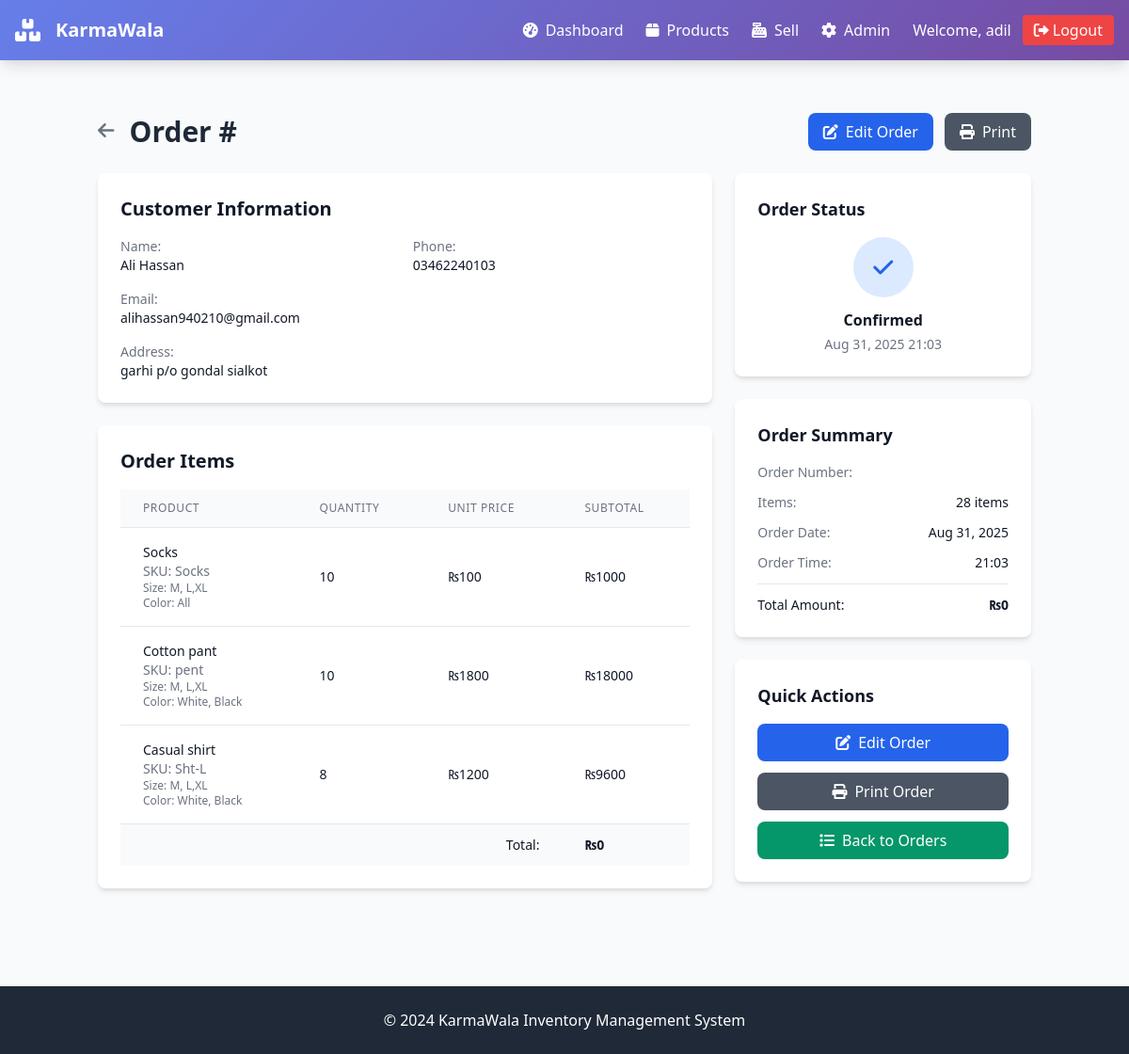
The page /products/orders/1/ (signed in) on the database its author committed.
### inventory/models.py (models this page shows, shortened)
class Order(models.Model):
    STATUS_CHOICES = [
        ('pending', 'Pending'),
        ('confirmed', 'Confirmed'),
        ('processing', 'Processing'),
        ('shipped', 'Shipped'),
        ('delivered', 'Delivered'),
        ('cancelled', 'Cancelled'),
    ]
    order_number = models.CharField(max_length=20, unique=True)
    customer_name = models.CharField(max_length=200)
    customer_email = models.EmailField(blank=True)
    customer_phone = models.CharField(max_length=20)
    customer_address = models.TextField()
    status = models.CharField(max_length=20, choices=STATUS_CHOICES, default='pending')
    total_amount = models.DecimalField(max_digits=10, decimal_places=2, default=0)
    created_at = models.DateTimeField(default=timezone.now)
    updated_at = models.DateTimeField(auto_now=True)
    notes = models.TextField(blank=True, help_text='Internal notes for this order')
    class Meta:
        ordering = ['-created_at']
    @property
    def item_count(self):
        return sum(item.quantity for item in self.items.all())

class OrderItem(models.Model):
    order = models.ForeignKey(Order, on_delete=models.CASCADE, related_name='items')
    product = models.ForeignKey(Product, on_delete=models.CASCADE)
    quantity = models.PositiveIntegerField()
    unit_price = models.DecimalField(max_digits=10, decimal_places=2)
    created_at = models.DateTimeField(default=timezone.now)
    class Meta:
        unique_together = ['order', 'product']
    @property
    def subtotal(self):
        if self.quantity is not None and self.unit_price is not None:
            return self.quantity * self.unit_price
        return 0

class Product(models.Model):
    SIZES = [
        ('XS', 'XS'), ('S', 'S'), ('M', 'M'), ('L', 'L'), ('XL', 'XL'), ('XXL', 'XXL'),
        ('EU40', 'EU 40'), ('EU41', 'EU 41'), ('EU42', 'EU 42'), ('EU43', 'EU 43'), ('EU44', 'EU 44'),
    ]
    name = models.CharField(max_length=200)
    sku = models.CharField(max_length=50, unique=True)
    category = models.ForeignKey(Category, on_delete=models.PROTECT, related_name='products')
    size = models.CharField(max_length=10, blank=True)
    color = models.CharField(max_length=50, blank=True)
    price = models.DecimalField(max_digits=10, decimal_places=2)
    cost = models.DecimalField(max_digits=10, decimal_places=2, default=0)
    stock = models.PositiveIntegerField(default=0)
    reorder_threshold = models.PositiveIntegerField(default=0, help_text='Alert when stock ≤ this value')
    is_active = models.BooleanField(default=True)
    created_at = models.DateTimeField(default=timezone.now)
    updated_at = models.DateTimeField(auto_now=True)
    class Meta:
        indexes = [
            models.Index(fields=['sku']),
            models.Index(fields=['name']),
        ]
        ordering = ['name']
        unique_together = [('name', 'sku')]

### inventory/views.py (the view)
# urls.py: path('orders/<int:pk>/', views.OrderDetailView.as_view(), name='order-detail'),
class OrderDetailView(LoginRequiredMixin, DetailView):
    model = Order
    template_name = 'order_detail.html'
    context_object_name = 'order'

### templates/order_detail.html (shortened to what this page needs)
{% extends 'base.html' %}
{% load static %}
{% block content %}
<div class="container mx-auto px-4 py-6">
    <div class="flex justify-between items-center mb-6">
        <div class="flex items-center space-x-4">
            <a href="{% url 'order-list' %}" class="text-gray-500 hover:text-gray-700">
                <i class="fas fa-arrow-left text-xl"></i>
            </a>
            <h1 class="text-3xl font-bold text-gray-800">Order #{{ order.order_number }}</h1>
        </div>
        <div class="flex space-x-3">
            <a href="{% url 'order-update' order.pk %}" class="bg-blue-600 hover:bg-blue-700 text-white px-4 py-2 rounded-lg transition duration-200">
                <i class="fas fa-edit mr-2"></i>Edit Order
            </a>
            <button onclick="window.print()" class="bg-gray-600 hover:bg-gray-700 text-white px-4 py-2 rounded-lg transition duration-200">
                <i class="fas fa-print mr-2"></i>Print
            </button>
        </div>
    </div>
    <div class="grid grid-cols-1 lg:grid-cols-3 gap-6">
        <div class="lg:col-span-2 space-y-6">
            <div class="bg-white rounded-lg shadow-md p-6">
                <h2 class="text-xl font-semibold text-gray-900 mb-4">Customer Information</h2>
                <dl class="grid grid-cols-1 md:grid-cols-2 gap-4">
                    <div>
                        <dt class="text-sm font-medium text-gray-500">Name:</dt>
                        <dd class="text-sm text-gray-900 font-medium">{{ order.customer_name }}</dd>
                    </div>
                    <div>
                        <dt class="text-sm font-medium text-gray-500">Phone:</dt>
                        <dd class="text-sm text-gray-900">{{ order.customer_phone }}</dd>
                    </div>
                    {% if order.customer_email %}
                    <div>
                        <dt class="text-sm font-medium text-gray-500">Email:</dt>
                        <dd class="text-sm text-gray-900">{{ order.customer_email }}</dd>
                    </div>
                    {% endif %}
                    <div class="md:col-span-2">
                        <dt class="text-sm font-medium text-gray-500">Address:</dt>
                        <dd class="text-sm text-gray-900">{{ order.customer_address }}</dd>
                    </div>
                </dl>
            </div>
            <div class="bg-white rounded-lg shadow-md p-6">
                <h2 class="text-xl font-semibold text-gray-900 mb-4">Order Items</h2>
                <div class="overflow-x-auto">
                    <table class="min-w-full divide-y divide-gray-200">
                        <thead class="bg-gray-50">
                            <tr>
                                <th class="px-6 py-3 text-left text-xs font-medium text-gray-500 uppercase tracking-wider">Product</th>
                                <th class="px-6 py-3 text-left text-xs font-medium text-gray-500 uppercase tracking-wider">Quantity</th>
                                <th class="px-6 py-3 text-left text-xs font-medium text-gray-500 uppercase tracking-wider">Unit Price</th>
                                <th class="px-6 py-3 text-left text-xs font-medium text-gray-500 uppercase tracking-wider">Subtotal</th>
                            </tr>
                        </thead>
                        <tbody class="bg-white divide-y divide-gray-200">
                            {% for item in order.items.all %}
                            <tr>
                                <td class="px-6 py-4">
                                    <div class="text-sm font-medium text-gray-900">{{ item.product.name }}</div>
                                    <div class="text-sm text-gray-500">SKU: {{ item.product.sku }}</div>
                                    {% if item.product.size %}<div class="text-xs text-gray-500">Size: {{ item.product.size }}</div>{% endif %}
                                    {% if item.product.color %}<div class="text-xs text-gray-500">Color: {{ item.product.color }}</div>{% endif %}
                                </td>
                                <td class="px-6 py-4 whitespace-nowrap text-sm text-gray-900">{{ item.quantity }}</td>
                                <td class="px-6 py-4 whitespace-nowrap text-sm text-gray-900">₨{{ item.unit_price|floatformat:0 }}</td>
                                <td class="px-6 py-4 whitespace-nowrap text-sm font-medium text-gray-900">₨{{ item.subtotal|floatformat:0 }}</td>
                            </tr>
                            {% endfor %}
                        </tbody>
                        <tfoot class="bg-gray-50">
                            <tr>
                                <td colspan="3" class="px-6 py-3 text-right text-sm font-medium text-gray-900">Total:</td>
                                <td class="px-6 py-3 whitespace-nowrap text-sm font-bold text-gray-900">₨{{ order.total_amount|floatformat:0 }}</td>
                            </tr>
                        </tfoot>
                    </table>
                </div>
            </div>
        </div>
        <div class="space-y-6">
            <div class="bg-white rounded-lg shadow-md p-6">
                <h3 class="text-lg font-semibold text-gray-900 mb-4">Order Status</h3>
                <div class="text-center">
                    <div class="w-16 h-16 mx-auto mb-3 rounded-full flex items-center justify-center
                        {% if order.status == 'pending' %}bg-yellow-100
                        {% elif order.status == 'confirmed' %}bg-blue-100
                        {% elif order.status == 'processing' %}bg-purple-100
                        {% elif order.status == 'shipped' %}bg-indigo-100
                        {% elif order.status == 'delivered' %}bg-green-100
                        {% elif order.status == 'cancelled' %}bg-red-100
                        {% endif %}">
                        {% if order.status == 'pending' %}
                            <i class="fas fa-clock text-2xl text-yellow-600"></i>
                        {% elif order.status == 'confirmed' %}
                            <i class="fas fa-check text-2xl text-blue-600"></i>
                        {% elif order.status == 'processing' %}
                            <i class="fas fa-cog text-2xl text-purple-600"></i>
                        {% elif order.status == 'shipped' %}
                            <i class="fas fa-truck text-2xl text-indigo-600"></i>
                        {% elif order.status == 'delivered' %}
                            <i class="fas fa-check-circle text-2xl text-green-600"></i>
                        {% elif order.status == 'cancelled' %}
                            <i class="fas fa-times text-2xl text-red-600"></i>
                        {% endif %}
                    </div>
                    <p class="font-semibold text-gray-900">{{ order.get_status_display }}</p>
                    <p class="text-sm text-gray-500 mt-1">{{ order.updated_at|date:"M d, Y H:i" }}</p>
                </div>
            </div>
            <div class="bg-white rounded-lg shadow-md p-6">
                <h3 class="text-lg font-semibold text-gray-900 mb-4">Order Summary</h3>
                <dl class="space-y-3">
                    <div class="flex justify-between">
                        <dt class="text-sm text-gray-500">Order Number:</dt>
                    </div>
                    <div class="flex justify-between">
                        <dt class="text-sm text-gray-500">Items:</dt>
                        <dd class="text-sm text-gray-900">{{ order.item_count }} items</dd>
                    </div>
                    <div class="flex justify-between">
                        <dt class="text-sm text-gray-500">Order Date:</dt>
                        <dd class="text-sm text-gray-900">{{ order.created_at|date:"M d, Y" }}</dd>
                    </div>
                    <div class="flex justify-between">
                        <dt class="text-sm text-gray-500">Order Time:</dt>
                        <dd class="text-sm text-gray-900">{{ order.created_at|time:"H:i" }}</dd>
                    </div>
                    <div class="flex justify-between pt-3 border-t border-gray-200">
                        <dt class="text-sm font-medium text-gray-900">Total Amount:</dt>
                        <dd class="text-sm font-bold text-gray-900">₨{{ order.total_amount|floatformat:0 }}</dd>
                    </div>
                </dl>
            </div>
            <div class="bg-white rounded-lg shadow-md p-6">
                <h3 class="text-lg font-semibold text-gray-900 mb-4">Quick Actions</h3>
                <div class="space-y-3">
                    <a href="{% url 'order-update' order.pk %}"
                       class="w-full bg-blue-600 hover:bg-blue-700 text-white px-4 py-2 rounded-lg transition duration-200 flex items-center justify-center">
                        <i class="fas fa-edit mr-2"></i>Edit Order
                    </a>
                    <button onclick="window.print()"
                            class="w-full bg-gray-600 hover:bg-gray-700 text-white px-4 py-2 rounded-lg transition duration-200 flex items-center justify-center">
                        <i class="fas fa-print mr-2"></i>Print Order
                    </button>
                    <a href="{% url 'order-list' %}"
                       class="w-full bg-green-600 hover:bg-green-700 text-white px-4 py-2 rounded-lg transition duration-200 flex items-center justify-center">
                        <i class="fas fa-list mr-2"></i>Back to Orders
                    </a>
                </div>
            </div>
        </div>
    </div>
</div>
{% endblock %}

### templates/base.html (shortened to what this page needs)
<!DOCTYPE html>
<html lang="en">
<head>
    <link href="https://cdn.jsdelivr.net/npm/tailwindcss@2.2.19/dist/tailwind.min.css" rel="stylesheet">
    <link href="https://cdnjs.cloudflare.com/ajax/libs/font-awesome/6.0.0/css/all.min.css" rel="stylesheet">
</head>
<body class="bg-gray-50">
    <nav class="gradient-bg shadow-lg">
        <div class="max-w-7xl mx-auto px-4">
            <div class="flex justify-between items-center py-4">
                <div class="flex items-center space-x-4">
                    <i class="fas fa-boxes text-white text-2xl"></i>
                    <h1 class="text-white text-xl font-bold">KarmaWala</h1>
                </div>
                {% if user.is_authenticated %}
                <div class="flex items-center space-x-6">
                    <a href="{% url 'dashboard' %}" class="text-white hover:text-gray-200 transition-colors">
                        <i class="fas fa-tachometer-alt mr-2"></i>Dashboard
                    </a>
                    <a href="{% url 'product-list' %}" class="text-white hover:text-gray-200 transition-colors">
                        <i class="fas fa-box mr-2"></i>Products
                    </a>
                    <a href="{% url 'sell' %}" class="text-white hover:text-gray-200 transition-colors">
                        <i class="fas fa-cash-register mr-2"></i>Sell
                    </a>
                    <a href="/admin/" class="text-white hover:text-gray-200 transition-colors">
                        <i class="fas fa-cog mr-2"></i>Admin
                    </a>
                    <div class="flex items-center space-x-3">
                        <span class="text-white">Welcome, {{ user.username }}</span>
                        <a href="{% url 'logout' %}" class="bg-red-500 hover:bg-red-600 text-white px-3 py-1 rounded transition-colors">
                            <i class="fas fa-sign-out-alt mr-1"></i>Logout
                        </a>
                    </div>
                </div>
                {% endif %}
            </div>
        </div>
    </nav>
    <main class="max-w-7xl mx-auto px-4 py-8">
        {% block content %}
        {% endblock %}
    </main>
    <footer class="bg-gray-800 text-white py-6 mt-12">
        <div class="max-w-7xl mx-auto px-4 text-center">
            <p>&copy; 2024 KarmaWala Inventory Management System</p>
        </div>
    </footer>
</body>
</html>

### templates/base.html (style rules this page uses)
.gradient-bg { background: linear-gradient(135deg, #667eea 0%, #764ba2 100%); }

### rows shown on the page
Order: customer_name "Ali Hassan", customer_phone "03462240103", customer_email "alihassan940210@gmail.com", customer_address "garhi p/o gondal sialkot", total_amount "0", status "Confirmed", updated_at "Aug 31, 2025 21:03", item_count "28", created_at "Aug 31, 2025", created_at "21:03"
OrderItem: product.name "Socks", product.sku "Socks", product.size "M, L,XL", product.color "All", quantity "10", unit_price "100", subtotal "1000"
OrderItem: product.name "Cotton pant", product.sku "pent", product.size "M, L,XL", product.color "White, Black", quantity "10", unit_price "1800", subtotal "18000"
OrderItem: product.name "Casual shirt", product.sku "Sht-L", product.size "M, L,XL", product.color "White, Black", quantity "8", unit_price "1200", subtotal "9600"

### other values the page prints
{{ user.username }} "adil"
